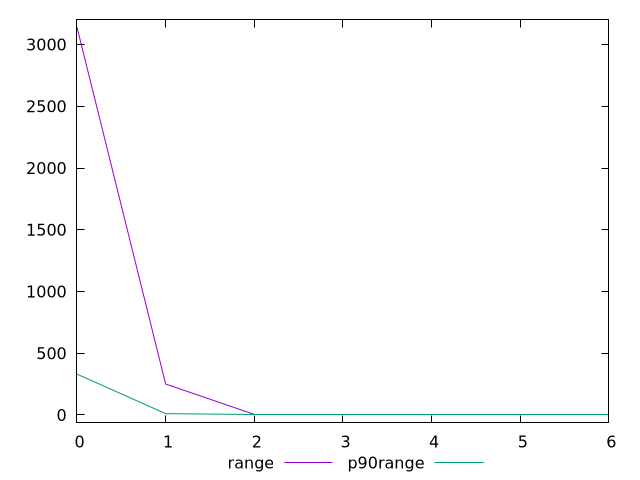

gnuplot code for this plot:
$_range <<EOF
0 3140
1 250
2 0
3 0
4 0
5 0
6 0
EOF
$_p90Range <<EOF
0 330
1 10
2 0
3 0
4 0
5 0
6 0
EOF
set key outside below
set terminal pngcairo
set output "report_00006_2020-11-02T20-21-41.718Z/unused-javascript/progession_range_p90range.png"
set yrange [-62.800000000000004:3202.8]
plot $_range title "range" with line ,$_p90Range title "p90range" with line ,
